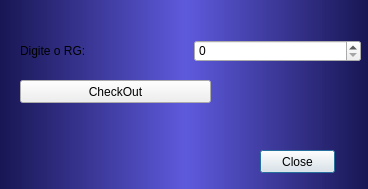
<?xml version="1.0" encoding="UTF-8"?>
<ui version="4.0">
 <class>CheckOut</class>
 <widget class="QDialog" name="CheckOut">
  <property name="geometry">
   <rect>
    <x>0</x>
    <y>0</y>
    <width>368</width>
    <height>189</height>
   </rect>
  </property>
  <property name="windowTitle">
   <string>Dialog</string>
  </property>
  <property name="styleSheet">
   <string notr="true">#CheckOut{background-color:qlineargradient(spread:pad, x1:0, y1:0, x2:1, y2:0, stop:0 rgba(24, 22, 83, 255), stop:0.505682 rgba(94, 90, 221, 255), stop:1 rgba(24, 22, 83, 255))}

QLabel{color:&quot;white&quot;;}

QMessageBox QLabel {
    color:&quot;black&quot;;
}</string>
  </property>
  <widget class="QPushButton" name="pushButton">
   <property name="geometry">
    <rect>
     <x>260</x>
     <y>150</y>
     <width>75</width>
     <height>23</height>
    </rect>
   </property>
   <property name="text">
    <string>Close</string>
   </property>
  </widget>
  <widget class="QPushButton" name="pushButton_2">
   <property name="geometry">
    <rect>
     <x>20</x>
     <y>80</y>
     <width>191</width>
     <height>23</height>
    </rect>
   </property>
   <property name="text">
    <string>CheckOut</string>
   </property>
  </widget>
  <widget class="QWidget" name="">
   <property name="geometry">
    <rect>
     <x>20</x>
     <y>40</y>
     <width>341</width>
     <height>22</height>
    </rect>
   </property>
   <layout class="QHBoxLayout" name="horizontalLayout">
    <item>
     <widget class="QLabel" name="label">
      <property name="text">
       <string>Digite o RG:</string>
      </property>
     </widget>
    </item>
    <item>
     <widget class="QSpinBox" name="CKORG"/>
    </item>
   </layout>
  </widget>
 </widget>
 <resources/>
 <connections>
  <connection>
   <sender>pushButton</sender>
   <signal>clicked()</signal>
   <receiver>CheckOut</receiver>
   <slot>close()</slot>
   <hints>
    <hint type="sourcelabel">
     <x>323</x>
     <y>253</y>
    </hint>
    <hint type="destinationlabel">
     <x>325</x>
     <y>295</y>
    </hint>
   </hints>
  </connection>
 </connections>
</ui>
